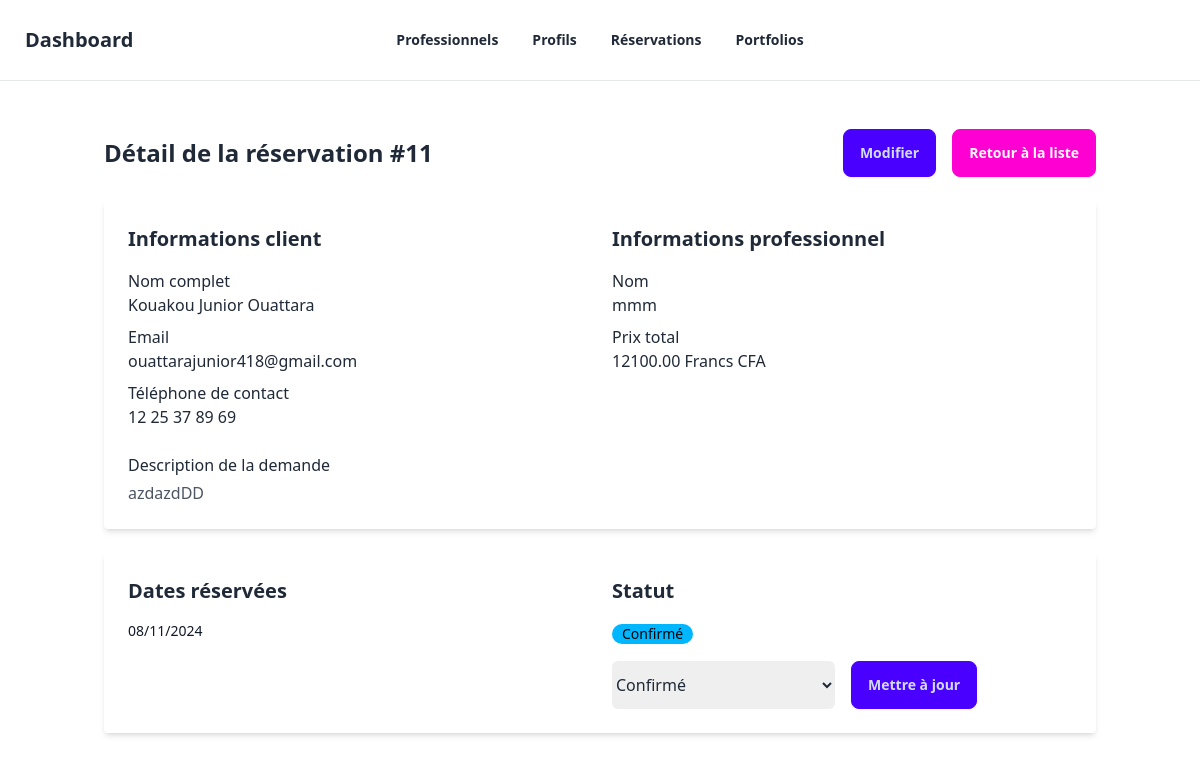
The page /dashboard/reservations/11/ (signed in) on the database as committed earlier.
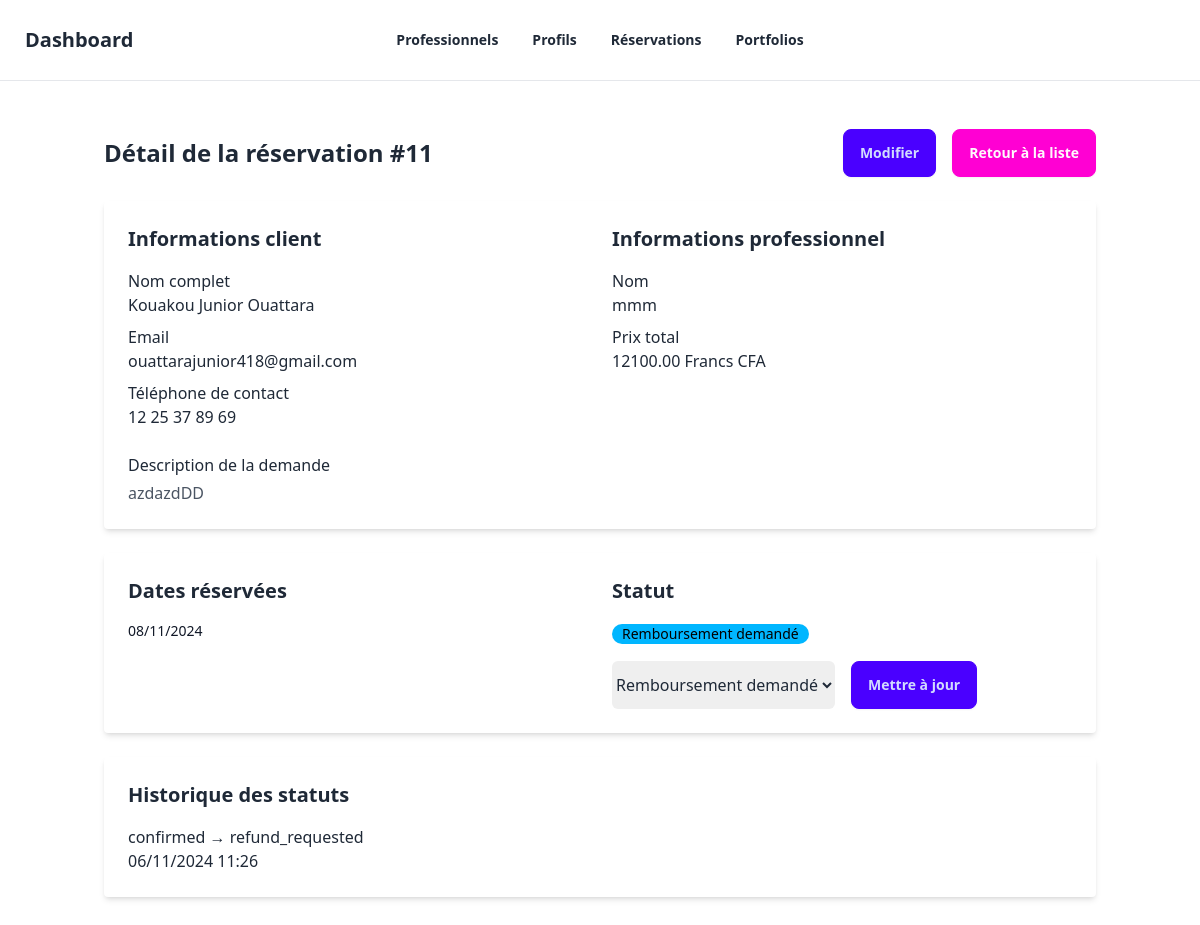
The same page on the database as committed later.
### reservations/models.py (models this page shows, shortened)
class Reservation(models.Model):
    objects = ReservationManager()
    professionnel = models.ForeignKey(
        Professionnel,
        on_delete=models.CASCADE,
        related_name="reservations"
    )
    client = models.ForeignKey(
        settings.AUTH_USER_MODEL,
        on_delete=models.CASCADE
    )
    description = models.TextField(
        verbose_name="Description de la demande",
        help_text="Décrivez le travail que vous souhaitez faire réaliser"
    )
    phone = models.CharField(
        max_length=20,
        verbose_name="Numéro de téléphone"
    )
    selected_dates = models.JSONField(
        verbose_name="Dates sélectionnées",
        help_text="Les dates de réservation sélectionnées"
    )
    created_at = models.DateTimeField(
        auto_now_add=True,
        verbose_name="Date de création"
    )
    status = models.CharField(
        max_length=20,
        choices=ReservationStatus.choices,
        default=ReservationStatus.PENDING,
        verbose_name="Statut"
    )
    last_status_change = models.DateTimeField(
        auto_now_add=True,
        verbose_name="Dernière modification du statut"
    )
    cancelled_at = models.DateTimeField(null=True, blank=True)
    total_price = models.DecimalField(
        max_digits=10,
        decimal_places=2,
        verbose_name="Prix total",
        help_text="Prix total basé sur le nombre de jours × tarif journalier",
        editable=False
    )
    class Meta:
        ordering = ['-created_at']
        constraints = [
            models.UniqueConstraint(
                fields=["professionnel", "client", "created_at"],
                name="unique_reservation"
            )
        ]

class ReservationStatusHistory(models.Model):
    reservation = models.ForeignKey(
        'Reservation',
        on_delete=models.CASCADE,
        related_name='status_history'
    )
    old_status = models.CharField(
        max_length=20,
        choices=ReservationStatus.choices,
        verbose_name="Ancien statut"
    )
    new_status = models.CharField(
        max_length=20,
        choices=ReservationStatus.choices,
        verbose_name="Nouveau statut"
    )
    changed_at = models.DateTimeField(
        auto_now_add=True,
        verbose_name="Date du changement"
    )
    changed_by = models.ForeignKey(
        settings.AUTH_USER_MODEL,
        on_delete=models.SET_NULL,
        null=True,
        blank=True,
        verbose_name="Modifié par"
    )
    class Meta:
        ordering = ['-changed_at']

### professionnels/models.py (models this page shows, shortened)
class Professionnel(models.Model):
    full_name = models.CharField(max_length=255, verbose_name="Nom complet")
    profile_photo = models.ImageField(
        upload_to="photos/", null=True, blank=True, verbose_name="Photo de profil"
    )
    email = models.EmailField(unique=True, verbose_name="Email", db_index=True)
    phone = models.CharField(max_length=20, verbose_name="Téléphone", db_index=True)
    CITY_CHOICES = [
        ("Abidjan", "Abidjan"),
        ("Yamoussoukro", "Yamoussoukro"),
    ]
    city = models.CharField(max_length=100, choices=CITY_CHOICES, verbose_name="Ville")
    COMMUNE_CHOICES = [
        ("Abobo", "Abobo"),
        ("Adjamé", "Adjamé"),
    ]
    commune = models.CharField(
        max_length=100, choices=COMMUNE_CHOICES, verbose_name="Commune"
    )
    presentation_video = models.FileField(
        upload_to="videos/", null=True, blank=True, verbose_name="Vidéo de présentation"
    )
    SPECIALIZATIONS = [
        ("Gros Oeuvre", "Gros Oeuvre"),
        ("Second Oeuvre", "Second Oeuvre"),
    ]
    specialization = models.CharField(
        max_length=255, choices=SPECIALIZATIONS, verbose_name="Spécialisation"
    )
    class SkillLevel(models.TextChoices):
        DEBUTANT = "Débutant", "Débutant"
        INTERMEDIAIRE = "Intermédiaire", "Intermédiaire"
        EXPERT = "Expert", "Expert"
    skill_level = models.CharField(
        max_length=50,
        choices=SkillLevel.choices,
        verbose_name="Niveau de compétence",
    )
    certifications = models.TextField(verbose_name="Certifications", blank=True)
    years_of_experience = models.PositiveIntegerField(
        help_text="Nombre d'années d'expérience", verbose_name="Années d'expérience"
    )
    daily_rate = models.DecimalField(
        max_digits=10, decimal_places=2, verbose_name="Tarif journalier"
    )
    availability = models.CharField(
        max_length=255,
        help_text="Exemple : Lundi,Mardi,Mercredi",
        verbose_name="Disponibilité",
    )
    class Meta:
        constraints = [
            models.UniqueConstraint(fields=["email"], name="unique_email"),
        ]

### dashboard/views.py (the view)
# urls.py: path('reservations/<int:pk>/', views.reservation_detail, name='reservation_detail'),
@staff_member_required
def reservation_detail(request, pk):
    reservation = get_object_or_404(Reservation, pk=pk)
    selected_dates = []
    if reservation.selected_dates:
        try:
            if isinstance(reservation.selected_dates, str):
                dates = json.loads(reservation.selected_dates)
            else:
                dates = reservation.selected_dates
            selected_dates = [datetime.strptime(date, '%Y-%m-%d').date() for date in dates]
        except (json.JSONDecodeError, ValueError):
            messages.error(request, "Erreur lors du chargement des dates")
    status_form = StatusUpdateForm(
        initial={'status': reservation.status},
        reservation=reservation
    )
    status_history = reservation.status_history.all()
    context = {
        'reservation': reservation,
        'status_history': status_history,
        'selected_dates': selected_dates,
        'can_edit': reservation.status not in [
            ReservationStatus.COMPLETED,
            ReservationStatus.CANCELLED,
            ReservationStatus.REFUNDED
        ],
        'status_form': status_form
    }
    return render(request, 'dashboard/reservation_detail.html', context)

### reservations/forms.py (shortened to what this page needs)
class StatusUpdateForm(forms.Form):
    status = forms.ChoiceField(
        choices=ReservationStatus.choices,
        widget=forms.Select(attrs={
            'class': 'form-select rounded-md border-gray-300'
        })
    )
    def __init__(self, *args, reservation=None, **kwargs):
        super().__init__(*args, **kwargs)
        self.reservation = reservation

### reservations/managers.py (called while the page is built)
    def get_queryset(self):
        return ReservationQuerySet(self.model, using=self._db)

### dashboard/templates/dashboard/reservation_detail.html (shortened to what the changed rows need)
{% extends "dashboard/base.html" %}
{% load static %}
{% block content %}
<div class="container mx-auto px-4 py-6">
    <div class="flex justify-between items-center mb-6">
        <h1 class="text-2xl font-bold">Détail de la réservation #{{ reservation.id }}</h1>
        <div class="flex space-x-4">
            {% if can_edit %}
                <a href="{% url 'dashboard:reservation_edit' reservation.pk %}"
                   class="btn btn-primary">
                </a>
            {% endif %}
            <a href="{% url 'dashboard:reservation_list' %}"
               class="btn btn-secondary">
            </a>
        </div>
    </div>
    <div class="bg-white shadow-md rounded p-6 mb-6">
        <div class="grid grid-cols-1 md:grid-cols-2 gap-6">
            <div>
                <h2 class="text-xl font-semibold mb-4">Informations client</h2>
                <dl>
                    <dt class="font-medium">Nom complet</dt>
                    <dd class="mb-2">{{ reservation.client.get_full_name }}</dd>
                    <dt class="font-medium">Email</dt>
                    <dd class="mb-2">{{ reservation.client.email }}</dd>
                    <dt class="font-medium">Téléphone de contact</dt>
                    <dd class="mb-2">{{ reservation.phone }}</dd>
                </dl>
            </div>
            <div>
                <h2 class="text-xl font-semibold mb-4">Informations professionnel</h2>
                <dl>
                    <dt class="font-medium">Nom</dt>
                    <dd class="mb-2">{{ reservation.professionnel.full_name }}</dd>
                    <dt class="font-medium">Prix total</dt>
                    <dd class="mb-2">{{ reservation.total_price }} Francs CFA</dd>
                </dl>
            </div>
        </div>
        {% if reservation.description %}
        <div class="mt-4">
            <h3 class="font-medium">Description de la demande</h3>
            <p class="mt-1 text-gray-600">{{ reservation.description }}</p>
        </div>
        {% endif %}
    </div>
    <div class="bg-white shadow-md rounded p-6 mb-6">
        <div class="grid grid-cols-1 md:grid-cols-2 gap-6">
            <div>
                <h2 class="text-xl font-semibold mb-4">Dates réservées</h2>
                <ul class="space-y-2">
                    {% for date in selected_dates %}
                        <li class="text-sm text-gray-900">
                            {{ date|date:"d/m/Y" }}
                        </li>
                    {% endfor %}
                </ul>
            </div>
            <div>
                <h2 class="text-xl font-semibold mb-4">Statut</h2>
                <div class="mb-4">
                    <span class="badge
                        {% if reservation.status == 'completed' %}badge-success
                        {% elif reservation.status == 'cancelled' %}badge-error
                        {% else %}badge-info{% endif %}">
                        {{ reservation.get_status_display }}
                    </span>
                </div>
                {% if can_edit %}
                    <form method="POST" action="{% url 'dashboard:reservation_status_update' reservation.pk %}" class="mt-4">
                        <div class="flex space-x-4">
                            {{ status_form.status }}
                            <button type="submit" class="btn btn-primary">
                                Mettre à jour
                            </button>
                        </div>
                    </form>
                {% endif %}
            </div>
        </div>
    </div>
    {% if status_history %}
        <div class="bg-white shadow-md rounded p-6">
            <h2 class="text-xl font-semibold mb-4">Historique des statuts</h2>
            <div class="space-y-4">
                {% for history in status_history %}
                <div class="status-history-item">
                    <div class="status-change">
                        {{ history.old_status }} → {{ history.new_status }}
                    </div>
                    <div class="change-date">
                        {{ history.changed_at|date:"d/m/Y H:i" }}
                    </div>
                </div>
                {% endfor %}
            </div>
        </div>
    {% endif %}
</div>
{% endblock %}

Rows that differ between the two databases and show on the page:
changed Reservation "azdazdDD": status "Confirmé" → "Remboursement demandé"
added ReservationStatusHistory: old_status "confirmed", new_status "refund_requested", changed_at "06/11/2024 11:26"
Other text that changed with them:
form field status: "Confirmé" → "Remboursement demandé"
text now shown: "Historique des statuts"
